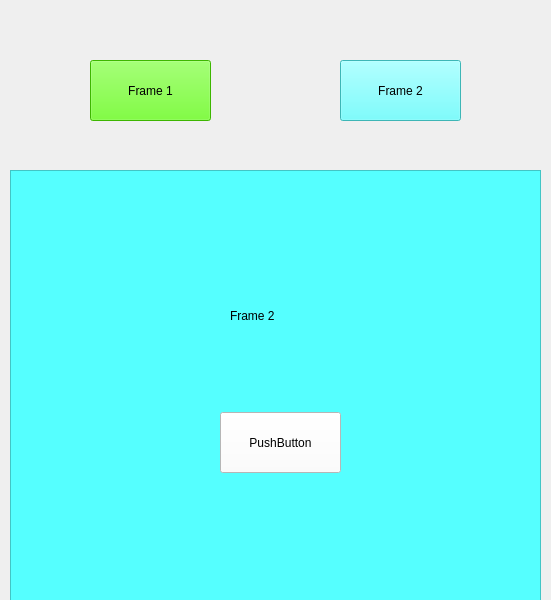
<?xml version="1.0" encoding="UTF-8"?>
<ui version="4.0">
 <class>MainWindow</class>
 <widget class="QMainWindow" name="MainWindow">
  <property name="geometry">
   <rect>
    <x>0</x>
    <y>0</y>
    <width>551</width>
    <height>600</height>
   </rect>
  </property>
  <property name="windowTitle">
   <string>MainWindow</string>
  </property>
  <widget class="QWidget" name="centralwidget">
   <widget class="QFrame" name="frame">
    <property name="geometry">
     <rect>
      <x>10</x>
      <y>170</y>
      <width>531</width>
      <height>431</height>
     </rect>
    </property>
    <property name="styleSheet">
     <string notr="true">background-color: rgb(85, 255, 0);</string>
    </property>
    <property name="frameShape">
     <enum>QFrame::StyledPanel</enum>
    </property>
    <property name="frameShadow">
     <enum>QFrame::Raised</enum>
    </property>
    <widget class="QPushButton" name="pushButton">
     <property name="geometry">
      <rect>
       <x>210</x>
       <y>242</y>
       <width>121</width>
       <height>61</height>
      </rect>
     </property>
     <property name="styleSheet">
      <string notr="true">background-color: rgb(255, 255, 255);</string>
     </property>
     <property name="text">
      <string>PushButton</string>
     </property>
    </widget>
    <widget class="QLabel" name="label">
     <property name="geometry">
      <rect>
       <x>220</x>
       <y>110</y>
       <width>131</width>
       <height>71</height>
      </rect>
     </property>
     <property name="styleSheet">
      <string notr="true">font: 75 14pt &quot;MS Shell Dlg 2&quot;;</string>
     </property>
     <property name="text">
      <string>Frame 1</string>
     </property>
    </widget>
    <widget class="QFrame" name="frame_2">
     <property name="geometry">
      <rect>
       <x>0</x>
       <y>0</y>
       <width>531</width>
       <height>431</height>
      </rect>
     </property>
     <property name="styleSheet">
      <string notr="true">background-color: rgb(85, 255, 255);</string>
     </property>
     <property name="frameShape">
      <enum>QFrame::StyledPanel</enum>
     </property>
     <property name="frameShadow">
      <enum>QFrame::Raised</enum>
     </property>
     <widget class="QPushButton" name="pushButton_5">
      <property name="geometry">
       <rect>
        <x>210</x>
        <y>242</y>
        <width>121</width>
        <height>61</height>
       </rect>
      </property>
      <property name="styleSheet">
       <string notr="true">background-color: rgb(255, 255, 255);</string>
      </property>
      <property name="text">
       <string>PushButton</string>
      </property>
     </widget>
     <widget class="QLabel" name="label_3">
      <property name="geometry">
       <rect>
        <x>220</x>
        <y>110</y>
        <width>131</width>
        <height>71</height>
       </rect>
      </property>
      <property name="styleSheet">
       <string notr="true">font: 75 14pt &quot;MS Shell Dlg 2&quot;;</string>
      </property>
      <property name="text">
       <string>Frame 2</string>
      </property>
     </widget>
    </widget>
   </widget>
   <widget class="QPushButton" name="pushButton_2">
    <property name="geometry">
     <rect>
      <x>90</x>
      <y>60</y>
      <width>121</width>
      <height>61</height>
     </rect>
    </property>
    <property name="styleSheet">
     <string notr="true">font: 75 14pt &quot;MS Shell Dlg 2&quot;;
background-color: rgb(85, 255, 0);</string>
    </property>
    <property name="text">
     <string>Frame 1</string>
    </property>
   </widget>
   <widget class="QPushButton" name="pushButton_3">
    <property name="geometry">
     <rect>
      <x>340</x>
      <y>60</y>
      <width>121</width>
      <height>61</height>
     </rect>
    </property>
    <property name="styleSheet">
     <string notr="true">font: 75 14pt &quot;MS Shell Dlg 2&quot;;
background-color: rgb(85, 255, 255);</string>
    </property>
    <property name="text">
     <string>Frame 2</string>
    </property>
   </widget>
  </widget>
 </widget>
 <resources/>
 <connections/>
</ui>
